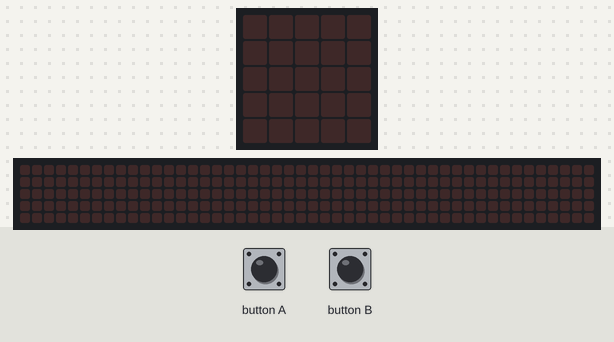
Bench run of a program on a simulated BBC micro:bit (MakeCode). Parts: the board's 5×5 LED display, a strip that is not on the board, showing the scrolling text unrolled. Inputs (shaded band) come from the test bench. Random numbers come from a fixed seed; the 48×5 strip is a reading aid, not a part: it shows the text the display is scrolling, unrolled, one strip-width of it at a time.

Above: at 1.2 s.
1.3 s: button A pressed for 0.15 s
At 3.8 s:
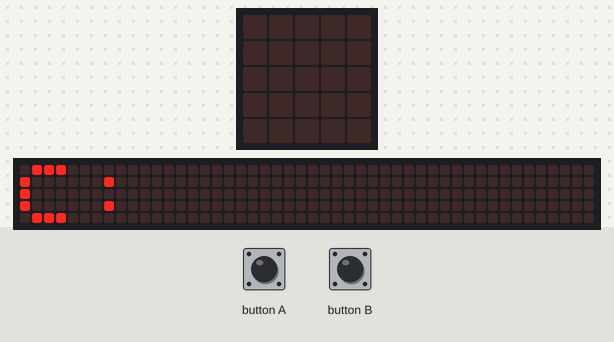
At 11.0 s:
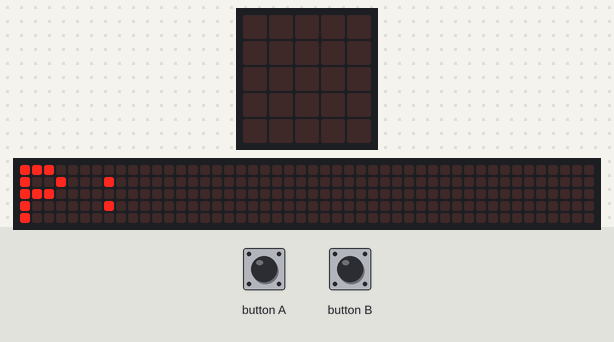

Measured:
- after the input at 1.3 s, the display: changes at once (image 1)
- what the display in image 1 shows lasts 0.7 s, from 3.3 s to 4.0 s

The program:

main.ts
```typescript
let Cantidad_Agua = 0
let Dias_menos_2mm = 0
let Agua_Diaria = 0
let Promedio = 0
basic.forever(function () {
    if (input.buttonIsPressed(Button.A)) {
        Cantidad_Agua = 0
        Dias_menos_2mm = 0
        for (let index = 0; index < 1825; index++) {
            Agua_Diaria = randint(0, 6)
            Cantidad_Agua += Agua_Diaria
            if (Agua_Diaria <= 2) {
                Dias_menos_2mm += 1
            }
        }
        basic.showString("C:")
        basic.showNumber(Cantidad_Agua)
        basic.showString("P:")
        Promedio = Cantidad_Agua / 1825
        basic.showString("" + (Promedio))
    }
    if (input.buttonIsPressed(Button.B)) {
        basic.showString("Menos 2mm:")
        basic.showNumber(Dias_menos_2mm)
    }
})
```

test.ts
```typescript
// aquí va el archivo "tests"; esto no se compilará cuando este paquete se utilice como una extensión.
```
